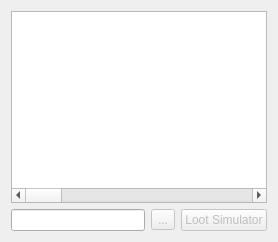
              <widget class="QWidget" name="tab_19">
               <attribute name="title">
                <string>Skinning Loot</string>
               </attribute>
               <layout class="QVBoxLayout" name="verticalLayout_40">
                <item>
                 <widget class="QTreeWidget" name="skinLootView">
                  <property name="alternatingRowColors">
                   <bool>true</bool>
                  </property>
                  <property name="headerHidden">
                   <bool>true</bool>
                  </property>
                  <property name="columnCount">
                   <number>4</number>
                  </property>
                  <attribute name="headerVisible">
                   <bool>false</bool>
                  </attribute>
                  <attribute name="headerCascadingSectionResizes">
                   <bool>true</bool>
                  </attribute>
                  <attribute name="headerDefaultSectionSize">
                   <number>400</number>
                  </attribute>
                  <attribute name="headerMinimumSectionSize">
                   <number>250</number>
                  </attribute>
                  <column>
                   <property name="text">
                    <string>Name</string>
                   </property>
                  </column>
                  <column>
                   <property name="text">
                    <string>Group Chance</string>
                   </property>
                  </column>
                  <column>
                   <property name="text">
                    <string>Group Items</string>
                   </property>
                  </column>
                  <column>
                   <property name="text">
                    <string>Conditions</string>
                   </property>
                  </column>
                 </widget>
                </item>
                <item>
                 <layout class="QHBoxLayout" name="horizontalLayout_12">
                  <item>
                   <widget class="QLineEdit" name="skinLootLine">
                    <property name="readOnly">
                     <bool>true</bool>
                    </property>
                   </widget>
                  </item>
                  <item>
                   <widget class="QToolButton" name="skinLootToolButton">
                    <property name="enabled">
                     <bool>false</bool>
                    </property>
                    <property name="text">
                     <string>...</string>
                    </property>
                   </widget>
                  </item>
                  <item>
                   <widget class="QPushButton" name="skinLootSimulatorButton">
                    <property name="enabled">
                     <bool>false</bool>
                    </property>
                    <property name="text">
                     <string>Loot Simulator</string>
                    </property>
                   </widget>
                  </item>
                 </layout>
                </item>
               </layout>
              </widget>
